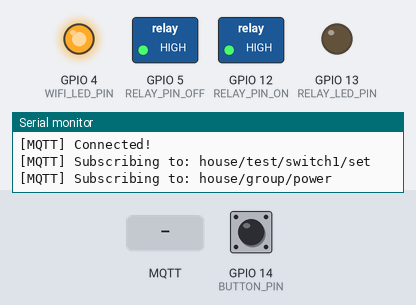
The program below on a simulated ESP8266 (NodeMCU). Parts: switched loads named in the program (green lamp = pin HIGH), output pins drawn as LEDs (lit = HIGH), the last lines printed to the serial monitor. The inputs (shaded band) are chosen by the test bench; at power-on: GPIO 14 (BUTTON_PIN) HIGH. WiFi joins after 1.5 s; servers stay silent unless stated; no MQTT or app messages arrive unless stated; not simulated (calls return 0 or success): secrets.h; names the files do not define were given values by the test bench: MQTT_SERVER_PORT = 1883, OTA_PORT = 80.

Above: at 3.2 s.
3.3 s: MQTT message "1" arrives on the first subscribed topic
At 3.6 s:
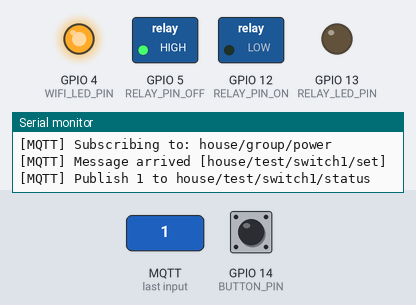
4.8 s: MQTT message "0" arrives on the second subscribed topic
At 5.9 s:
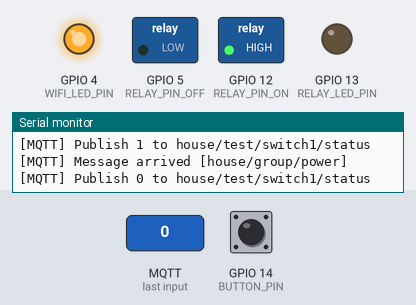
6.3 s: MQTT message "on" arrives on the first subscribed topic
At 7.1 s:
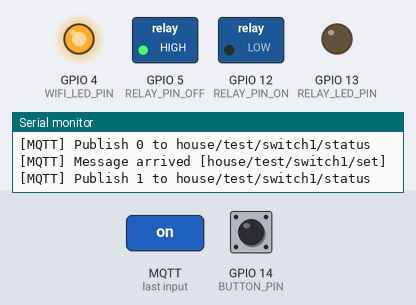
7.8 s: MQTT message "0" arrives on the first subscribed topic
At 8.2 s:
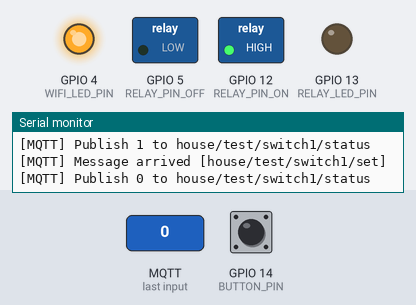
Timing chart, 0 to 10.3 s (numbered marks = the images above; inputs shaded):
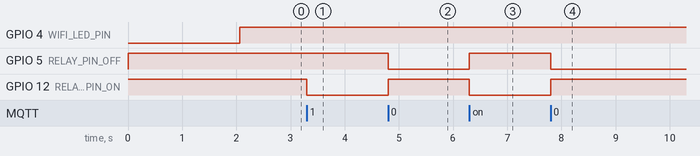

The program:

main.cpp
```cpp
#include <ESP8266WiFi.h>
#include <PubSubClient.h>
#include <ESP8266mDNS.h>
#include <WiFiUdp.h>
#include <ArduinoOTA.h>
#include "secrets.h"

#define ROOM "test"
#define NAME "switch1"

const char* cmndTopic1 = "house/" ROOM "/" NAME "/set";
const char* cmndTopic2 = "house/group/power";
const char* statusTopic = "house/" ROOM "/" NAME "/status";

#define BUTTON_PIN 14
#define RELAY_PIN_ON 12
#define RELAY_PIN_OFF 5
#define RELAY_LED_PIN 13
#define WIFI_LED_PIN 4

volatile int desiredRelayState = 0;
volatile int relayState = 0;

WiFiClient wifiClient;
PubSubClient MQTTClient(wifiClient);
bool printedWifiToSerial = false;

void wifiSetup() {
  Serial.print("[WIFI] INFO: Devicename is ");
  Serial.println(NAME);
  Serial.print("[WIFI] INFO: Connecting to ");
  Serial.println(WIFI_SSID);
  WiFi.mode(WIFI_STA);
  WiFi.begin(WIFI_SSID, WIFI_PASSWORD);
  while (WiFi.status() != WL_CONNECTED) {
    delay(1000);
    Serial.print(".");
  }
  Serial.println("");
  Serial.println("[WIFI] INFO: WiFi connected");
  Serial.print("[WIFI] INFO: IP address: ");
  Serial.println(WiFi.localIP());
}

void otaSetup() {
  ArduinoOTA.setPort(OTA_PORT);
  ArduinoOTA.setHostname(NAME);
  ArduinoOTA.setPassword(OTA_PASS);
  ArduinoOTA.begin();
  Serial.println("[OTA] initialized!");
}

void mqttReconnect() {
  Serial.println("[MQTT] Check");
  if (MQTTClient.connected()) {
    Serial.println("[MQTT] OK");
  }
  else {
    if (WiFi.status() == WL_CONNECTED) {
      if (MQTTClient.connect(NAME, MQTT_USER, MQTT_PASSWORD)) {
        Serial.println("[MQTT] Connected!");
        MQTTClient.subscribe(cmndTopic1);
        Serial.print("[MQTT] Subscribing to: ");
        Serial.println(cmndTopic1);
        MQTTClient.subscribe(cmndTopic2);
        Serial.print("[MQTT] Subscribing to: ");
        Serial.println(cmndTopic2);
      } else {
        Serial.print("[MQTT] failed, rc=");
        Serial.println(MQTTClient.state());
      }
    }
    else {
      Serial.println("[MQTT] Not connected to WiFI AP, abandoned connect.");
    }
  }
  if (MQTTClient.connected()) {
    digitalWrite(WIFI_LED_PIN, HIGH);
  }
  else {
    digitalWrite(WIFI_LED_PIN, LOW);
  }
}

void MQTTcallback(char* topic, byte* payload, unsigned int length) {
  Serial.print("[MQTT] Message arrived [");
  Serial.print(topic);
  Serial.println("] ");

  if (!strcmp(topic, cmndTopic1) || !strcmp(topic, cmndTopic2)) {
    if ((char)payload[0] == '1' || ! strncasecmp_P((char *)payload, "ON", length)) {
      desiredRelayState = 1;
    }
    else if ((char)payload[0] == '0' || ! strncasecmp_P((char *)payload, "OFF", length)) {
      desiredRelayState = 0;
    }
    else if ( ! strncasecmp_P((char *)payload, "toggle", length)) {
      desiredRelayState = !desiredRelayState;
    }
  }
}

void shortPress() {
  desiredRelayState = !desiredRelayState;
}

void buttonChangeCallback() {
  if (digitalRead(0) == 1) {
    shortPress();
  }
}

void setup() {
  Serial.begin(115200);
  pinMode(RELAY_PIN_ON, OUTPUT);
  pinMode(RELAY_PIN_OFF, OUTPUT);
  pinMode(RELAY_LED_PIN, OUTPUT);
  pinMode(WIFI_LED_PIN, OUTPUT);
  pinMode(BUTTON_PIN, INPUT_PULLUP);

  attachInterrupt(digitalPinToInterrupt(BUTTON_PIN), buttonChangeCallback, CHANGE);

  digitalWrite(RELAY_PIN_ON, HIGH);
  digitalWrite(RELAY_PIN_OFF, HIGH);
  digitalWrite(WIFI_LED_PIN, LOW);

  wifiSetup();
  otaSetup();

  MQTTClient.setServer(MQTT_SERVER_IP, MQTT_SERVER_PORT);
  MQTTClient.setCallback(MQTTcallback);
}

void loop() {
  yield();
  ArduinoOTA.handle();
  if(!MQTTClient.connected()) {
    mqttReconnect();
  }
  MQTTClient.loop();

  if (relayState != desiredRelayState) {
    digitalWrite(RELAY_PIN_OFF, desiredRelayState);
    digitalWrite(RELAY_PIN_ON, !desiredRelayState);
    relayState = desiredRelayState;

    Serial.print("[MQTT] Publish ");
    Serial.print(relayState);
    Serial.print(" to ");
    Serial.println(statusTopic);

    MQTTClient.publish(statusTopic, relayState == 0 ? "OFF" : "ON");
  }
}
```

Measured:
- after the input at 3.3 s, GPIO 12 (RELAY_PIN_ON): HIGH → LOW at once
- after the input at 4.8 s, GPIO 5 (RELAY_PIN_OFF): HIGH → LOW at once; GPIO 12 (RELAY_PIN_ON): LOW → HIGH at once
- after the input at 6.3 s, GPIO 5 (RELAY_PIN_OFF): LOW → HIGH at once; GPIO 12 (RELAY_PIN_ON): HIGH → LOW at once
- after the input at 7.8 s, GPIO 5 (RELAY_PIN_OFF): HIGH → LOW at once; GPIO 12 (RELAY_PIN_ON): LOW → HIGH at once
